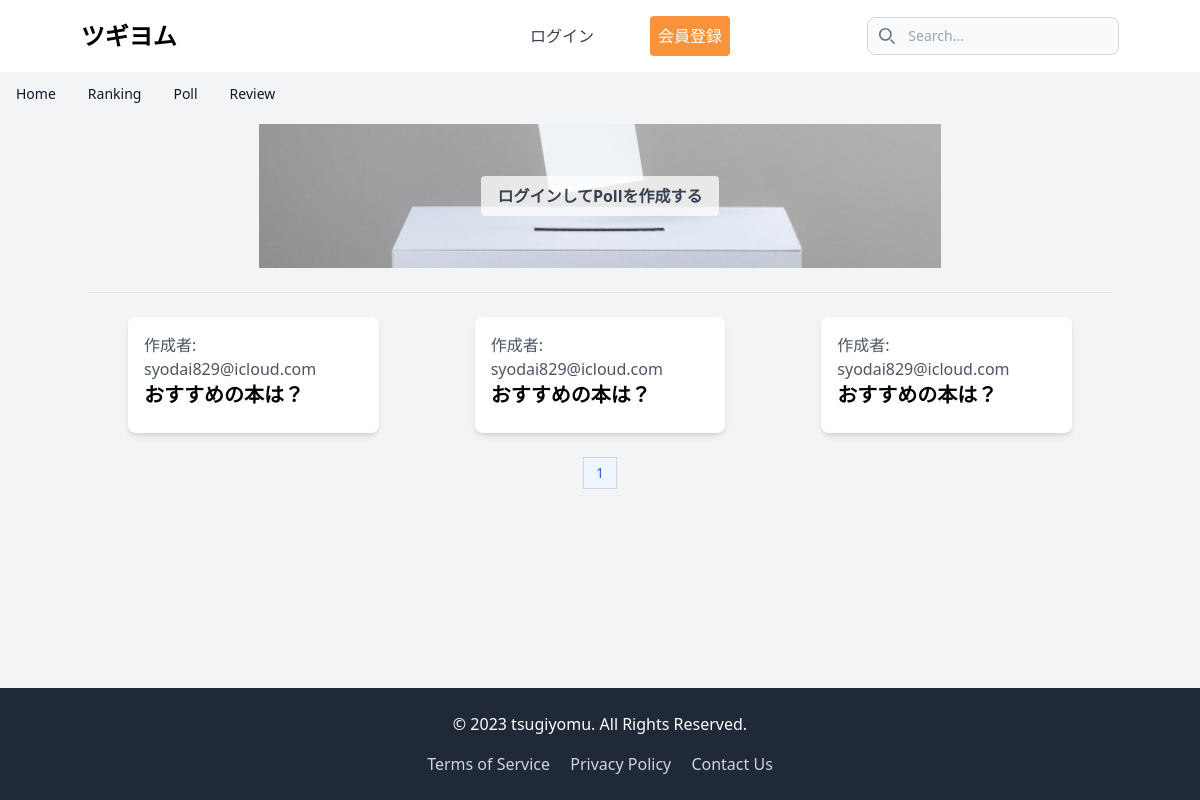
Before: /poll/ with the older database file.
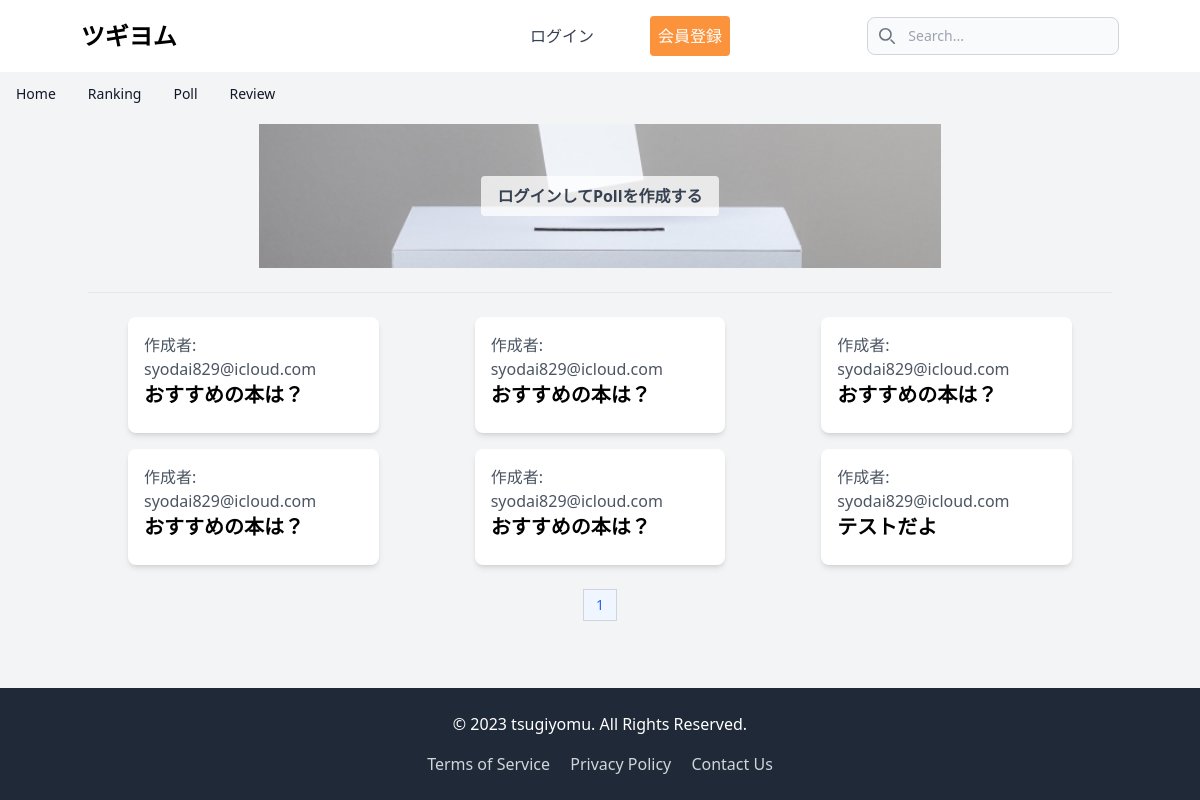
After: the same page with the newer database file.
### api/models.py (models this page shows, shortened)
class Poll(models.Model):
    creator = models.ForeignKey(User, on_delete=models.CASCADE, related_name='created_polls')
    question = models.CharField(max_length=255)
    created_at = models.DateTimeField(auto_now_add=True)

class User(AbstractBaseUser,PermissionsMixin):
  id = models.UUIDField(primary_key=True,default=uuid.uuid4, editable=False)
  email = models.EmailField(max_length=100,unique=True)
  is_active = models.BooleanField(default=False)
  is_staff = models.BooleanField(default=False)
  activation_token = models.UUIDField(default=uuid.uuid4, editable=False)
  objects = UserManager()
  USERNAME_FIELD = "email"
  def __str__(self):
      return self.email

### poll/views.py (the view)
# urls.py: path('', poll_list, name='poll'),
def poll_list(request):
    polls = Poll.objects.all()
    paginator = Paginator(polls, 20)
    page_number = request.GET.get('page', 1)
    onEachSide = 3
    onEnds = 2
    try:
            poll_page = paginator.page(page_number)
    except PageNotAnInteger:
            poll_page = paginator.page(1)
    except EmptyPage:
            poll_page = paginator.page(paginator.num_pages)
    page_range = paginator.get_elided_page_range(number=page_number, on_each_side=onEachSide, on_ends=onEnds)
    context = {
            'polls': poll_page,
            'page_range': page_range,
    }
    return render(request, 'poll_list.html', context)

### poll/templates/poll_list.html (shortened to what this page needs)
{% extends 'base.html' %}
{% load static %}
{% block content %}
<div class="container mx-auto mt-2">
  <div class="relative">
    <img class="hidden md:block w-2/3 h-auto mx-auto" src="{% static 'images/vote.sp.jpg' %}" alt="">
    {% if request.user.is_authenticated %}
    <a href="{% url 'create_poll' %}" class="absolute top-0 left-0 w-full h-full flex items-center justify-center">
      <span class="bg-white bg-opacity-75 py-2 px-4 rounded text-gray-700 font-bold">Pollを作成する</span>
    </a>
    {% else %}
    <a href="{% url 'create_poll' %}" class="absolute top-0 left-0 w-full h-full flex items-center justify-center">
      <span class="bg-white bg-opacity-75 py-2 px-4 rounded text-gray-700 font-bold">ログインしてPollを作成する</span>
    </a>
    {% endif %}
</div>
  <br>
  <hr>
  <br>
  <div class="grid grid-cols-1 md:grid-cols-2 lg:grid-cols-3 gap-4">
      {% for poll in polls %}
          <a href="{% url 'poll_vote' poll.id %}" class="bg-white rounded-lg shadow-md overflow-hidden hover:bg-gray-100 mx-10">
              <div class="p-4">
                <p class="text-gray-600">作成者: {{ poll.creator }}</p>
                  <h2 class="text-xl font-bold mb-2">{{ poll.question }}</h2>
              </div>
          </a>
      {% empty %}
          <p>利用可能な投票はありません。</p>
      {% endfor %}
  </div>
</div>
<br>
  <nav class="flex justify-center">
    <ul class="inline-flex -space-x-px text-sm">
      {% for num in page_range %}
      <li>
        {% if polls.number == num %}
        <a href="#" aria-current="page" class="flex items-center justify-center px-3 h-8 text-blue-600 border border-gray-300 bg-blue-50 hover:bg-blue-100 hover:text-blue-700 dark:border-gray-700 dark:bg-gray-700 dark:text-white">{{ num }}</a>
        {% else %}
        <a href="page={{ num }}" class="flex items-center justify-center px-3 h-8 leading-tight text-gray-500 bg-white border border-gray-300 hover:bg-gray-100 hover:text-gray-700 dark:bg-gray-800 dark:border-gray-700 dark:text-gray-400 dark:hover:bg-gray-700 dark:hover:text-white">{{ num }}</a>
        {% endif %}
      </li>
      {% endfor %}
    </ul>
  </nav>
{% endblock %}

Changed rows visible on the page:
added Poll: creator "syodai829@icloud.com", question "おすすめの本は？"
added Poll: creator "syodai829@icloud.com", question "おすすめの本は？"
added Poll: creator "syodai829@icloud.com", question "テストだよ"
